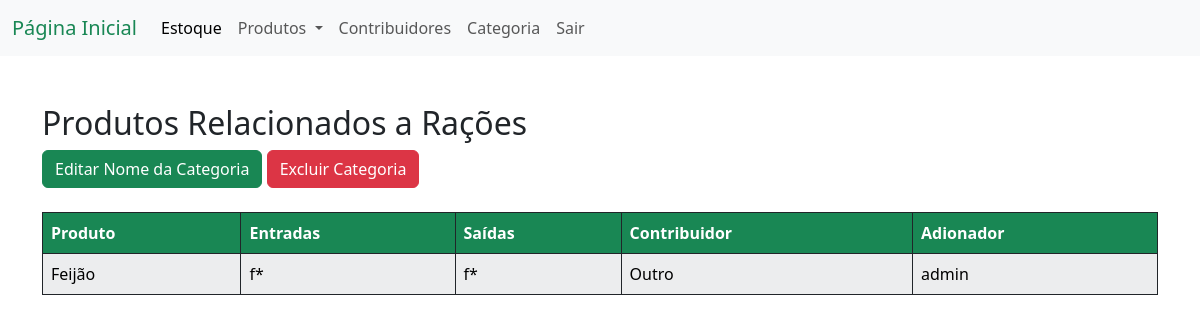
Before: /Categoria/2/ (signed in) with the older database file.
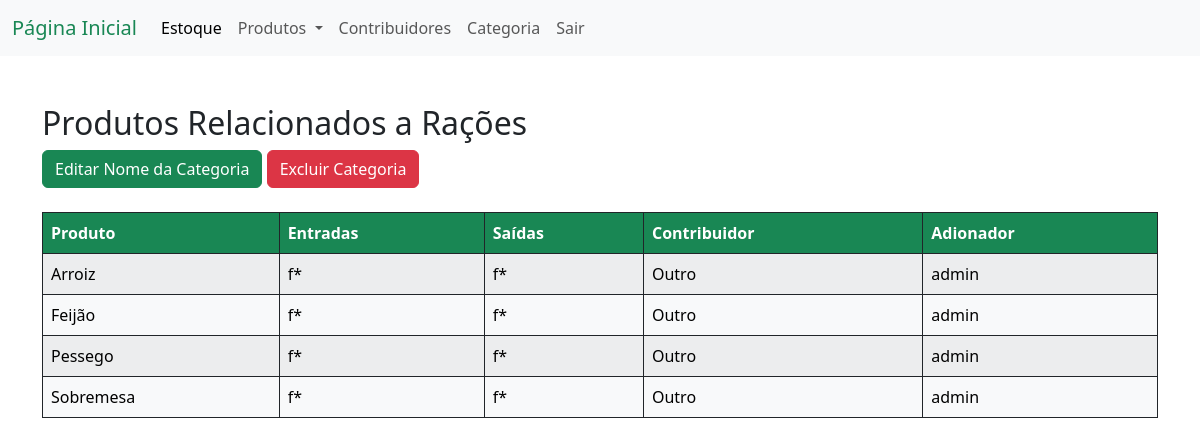
After: the same page with the newer database file.
### ABSJ/models.py (models this page shows, shortened)
class Categoria(models.Model):
    categoria = models.CharField(max_length=100, unique=True)
    class Meta:
        ordering = ['categoria']

class Produto(models.Model):
    user = models.ForeignKey(User, on_delete=models.CASCADE)
    categoria = models.ForeignKey(Categoria, on_delete=models.CASCADE, null=True)
    contribuidor = models.ForeignKey(Contribuidor, on_delete=models.CASCADE, null=True)
    produto = models.CharField(max_length=200, unique=True)
    estoque = models.PositiveIntegerField(default=0)
    validade = models.DateField()
    class Meta:
        ordering = ['produto']

class Contribuidor(models.Model):
    contribuidor = models.CharField(max_length=250, unique=True)
    tipocontribuidor = models.CharField(choices=CONTRIBUIDOR, max_length=10)
    tempo = models.DateField()
    quantidade_dias = models.PositiveIntegerField(default=0)
    observacoes = models.TextField(blank=True, null=True)
    class Meta:
        ordering = ['tempo']
    def __str__(self):
        return self.contribuidor

### ABSJ/views.py (the view)
# urls.py: path('Categoria/<int:id>/', v.category_Read, name='Categoria_read'),
@login_required
def category_Read(request, id):
    read_Cateogry = m.Categoria.objects.get(id=id)
    return render(request, 'read_Categoria.html', {'readCat':read_Cateogry})

### templates/read_Categoria.html (shortened to what this page needs)
{% extends 'home.html' %}
{% load static %}
{% block content %}
<div class="container mt-5">
    <h2 class="mb-2">Produtos Relacionados a {{ readCat.categoria }}</h2>
    {% if user.username == 'admin' %}
    <a href="{% url 'Categoria_update' id=readCat.id %}" class="btn btn-success mb-4">Editar Nome da Categoria</a>
    <a href="{% url 'Categoria_delete' id=readCat.id %}" class="btn btn-danger mb-4">Excluir Categoria</a>
    {% endif %}
    <div class="table-responsive">
        <table class="table table-striped table-bordered table-hover border-dark">
            <thead id="customTableHead" class="thead-dark">
                <tr>
                    <th scope="col">Produto</th>
                    <th scope="col">Entradas</th>
                    <th scope="col">Saídas</th>
                    <th scope="col">Contribuidor</th>
                    <th scope="col">Adionador</th>
                </tr>
            </thead>
            <tbody>
                {% for p in readCat.produto_set.all %}
                <tr class="table-light border-dark custom-links">
                    <td><a href="{% url 'Produto_read' id=p.id %}" class="specific-link">{{ p.produto }}</a></td>
                    <td>{{ p.qtd }} f*</td>
                    <td>{{ p.qtd }} f*</td>
                    <td><a href="{% url 'Contribuidor_read' id=p.contribuidor.id %}" class="specific-link">{{ p.contribuidor }}</a></td>
                    <td>{{ p.user }}</td>
                </tr>
                {% endfor %}
            </tbody>
        </table>
    </div>
</div>
{% endblock %}

### templates/home.html (shortened to what this page needs)
{% load static %}
<!DOCTYPE html>
<html lang="pt-br">
<head>
    <link rel="stylesheet" type="text/css" href="{% static 'css/styles.css' %}">
    <link href="https://cdn.jsdelivr.net/npm/bootstrap@5.3.2/dist/css/bootstrap.min.css" rel="stylesheet">
</head>
<body>
    <nav class="navbar navbar-expand-lg bg-body-tertiary">
        <div class="container-fluid">
          <a class="navbar-brand text-success" href="{% url 'home' %}">Página Inicial</a>
          <div class="collapse navbar-collapse" id="navbarSupportedContent">
            <ul class="navbar-nav me-auto mb-2 mb-lg-0">
              <li class="nav-item">
                <a class="nav-link active" aria-current="page" href="{% url 'estoque' %}">Estoque</a>
              </li>
              {% if user.is_authenticated %}
              <li class="nav-item dropdown">
                <a class="nav-link dropdown-toggle" href="#" role="button" data-bs-toggle="dropdown" aria-expanded="false">
                  Produtos
                </a>
              </li>
              <li class="nav-item">
                <a class="nav-link" href="{% url 'contribuidores' %}">Contribuidores</a>
              </li>
              <li class="nav-item">
                <a class="nav-link" href="{% url 'CategoriaForm' %}">Categoria</a>
              </li>
              <li class="nav-item">
                <form action="{% url 'logout' %}" method="POST">
                  <button type="submit" class="nav-link" style="border: none; background: none; cursor: pointer;">Sair</button>
                </form>
              </li>
              {% else %}
                <li class="nav-item">
                    <a class="nav-link" href="{% url 'login' %}">Acessar</a>
                </li>
              {% endif %}
            </ul>
          </div>
        </div>
      </nav>
      {% block content %}{% endblock %}
</body>
</html>

### static/css/styles.css (style rules this page uses)
.custom-links .specific-link { text-decoration: none; }
.custom-links .specific-link { color: #000000; }
#customTableHead th { background-color: #198754; color: #fff; }

Changed rows visible on the page:
added Produto: produto "Arroiz", contribuidor "Outro", user "admin"
added Produto: produto "Pessego", contribuidor "Outro", user "admin"
now on this page (row edited): Produto: produto "Sobremesa", contribuidor "Outro", user "admin"
